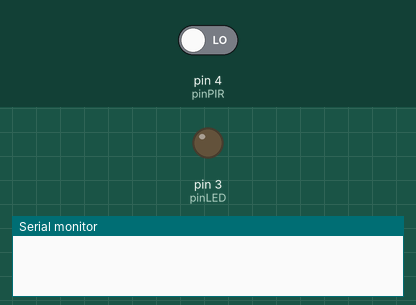
A sketch run on a simulated Arduino Uno, built with avr-gcc and run on an emulated ATmega328P. On the bench: output pins drawn as LEDs (lit = HIGH), the last lines printed to the serial monitor. Inputs (shaded band) come from the test bench; at power-on: pin 4 (pinPIR) LOW.

Above: at 1.2 s.
1.3 s: pin 4 (pinPIR) driven HIGH
At 2.2 s:
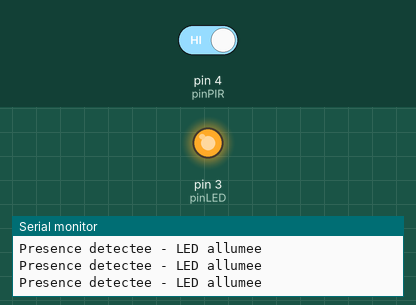
Timing chart, 0 to 4.3 s (numbered marks = the images above; inputs shaded):
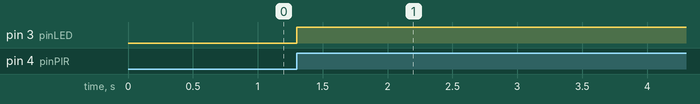

The sketch:

Programme_Arduino.ino
```cpp
//Définition des constantes
const int pinPIR = 4;            // Capteur de présence
const int pinLED = 3;            // PWM vers la LED
const int seuilAbsence = 5000;   // 5 secondes

//Définition des variables
unsigned long T_dernierMouvement = 0;
bool lumiereAllumee = false;
bool presence = false;

void setup() {
  pinMode(pinPIR, INPUT);
  pinMode(pinLED, OUTPUT);
  Serial.begin(9600);
}

void loop() {
  //traitement de la détection de présence
  int presence_detectee = digitalRead(pinPIR);

  if (presence_detectee == HIGH) {
    T_dernierMouvement = millis();
    presence = true;
  }
  else {
    // traitement de la désactivation quand il n'y a plus de présence
    if (lumiereAllumee && (millis() - T_dernierMouvement > seuilAbsence)) {
      digitalWrite(pinLED, LOW);
      presence = false;
      lumiereAllumee = false;

      Serial.println("Pas de presence - LED eteinte");
    }
  }

  // traitement de l'éclairage
  if(presence){
    reguler_luminosite();
  }

  delay(100); // Stabilité du système
}

void reguler_luminosite(){
  // traitement de la régulation d'éclairage
    digitalWrite(pinLED, HIGH);
    lumiereAllumee = true;

    Serial.println("Presence detectee - LED allumee");
}
```

Measured:
- after the input at 1.3 s, pin 3 (pinLED): LOW → HIGH at once
